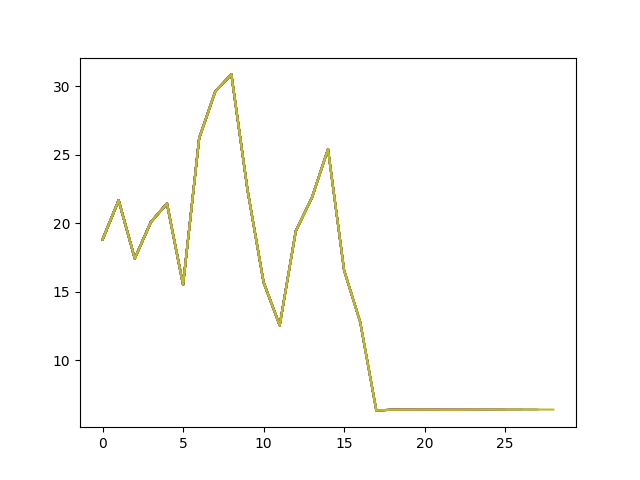

Write Python code to recreate this figure.
"""
A simple version of Proximal Policy Optimization (PPO) using single thread.
Based on:
1. Emergence of Locomotion Behaviours in Rich Environments (Google Deepmind): [https://arxiv.org/abs/1707.02286]
2. Proximal Policy Optimization Algorithms (OpenAI): [https://arxiv.org/abs/1707.06347]
View more on my tutorial website: https://morvanzhou.github.io/tutorials
Dependencies:
tensorflow r1.2
gym 0.9.2
"""

import tensorflow as tf
import numpy as np
import matplotlib.pyplot as plt
import gym
from env import Reacher
from copy import copy
ITR=40  # number of tasks
EP_MAX = 200  # for single task
EP_LEN = 20
GAMMA = 0.9
A_LR = 1e-4
C_LR = 2e-4
BATCH = 64
A_UPDATE_STEPS = 10
C_UPDATE_STEPS = 10
S_DIM, A_DIM = 10,3
METHOD = [
    dict(name='kl_pen', kl_target=0.01, lam=0.5),   # KL penalty
    dict(name='clip', epsilon=0.2),                 # Clipped surrogate objective, find this is better
][0]        # choose the method for optimization


class PPO(object):

    def __init__(self):
        self.sess = tf.Session()
        self.tfs = tf.placeholder(tf.float32, [None, S_DIM], 'state')

        # critic
        with tf.variable_scope('critic'):
            l1 = tf.layers.dense(self.tfs, 100, tf.nn.relu)
            self.v = tf.layers.dense(l1, 1)
            self.tfdc_r = tf.placeholder(tf.float32, [None, 1], 'discounted_r')
            self.advantage = self.tfdc_r - self.v
            self.closs = tf.reduce_mean(tf.square(self.advantage))
            self.ctrain_op = tf.train.AdamOptimizer(C_LR).minimize(self.closs)
        self.critic_params = tf.get_collection(tf.GraphKeys.GLOBAL_VARIABLES, scope='critic')

        # actor
        self.pi, self.pi_params = self._build_anet('pi', trainable=True)
        oldpi, oldpi_params = self._build_anet('oldpi', trainable=False)
        with tf.variable_scope('sample_action'):
            self.sample_op = tf.squeeze(self.pi.sample(1), axis=0)       # choosing action
        with tf.variable_scope('update_oldpi'):
            self.update_oldpi_op = [oldp.assign(p) for p, oldp in zip(self.pi_params, oldpi_params)]


        self.tfa = tf.placeholder(tf.float32, [None, A_DIM], 'action')
        self.tfadv = tf.placeholder(tf.float32, [None, 1], 'advantage')
        with tf.variable_scope('loss'):
            with tf.variable_scope('surrogate'):
                # ratio = tf.exp(pi.log_prob(self.tfa) - oldpi.log_prob(self.tfa))
                ratio = self.pi.prob(self.tfa) / oldpi.prob(self.tfa)
                surr = ratio * self.tfadv
            if METHOD['name'] == 'kl_pen':
                self.tflam = tf.placeholder(tf.float32, None, 'lambda')
                kl = tf.distributions.kl_divergence(oldpi, self.pi)
                self.kl_mean = tf.reduce_mean(kl)
                self.aloss = -(tf.reduce_mean(surr - self.tflam * kl))
            else:   # clipping method, find this is better
                self.aloss = -tf.reduce_mean(tf.minimum(
                    surr,
                    tf.clip_by_value(ratio, 1.-METHOD['epsilon'], 1.+METHOD['epsilon'])*self.tfadv))
            # add entropy to boost exploration
            # entropy=pi.entropy()
            # self.aloss-=0.1*entropy
        with tf.variable_scope('atrain'):
            self.atrain_op = tf.train.AdamOptimizer(A_LR).minimize(self.aloss)
        self.actor_var = [v for v in tf.trainable_variables() if v.name.split('/')[0] == "pi"]
        self.critic_var= [v for v in tf.trainable_variables() if v.name.split('/')[0] == "critic"]
        
        tf.summary.FileWriter("log/", self.sess.graph)

        self.sess.run(tf.global_variables_initializer())

    def update(self, s, a, r):
        self.sess.run(self.update_oldpi_op)
        adv = self.sess.run(self.advantage, {self.tfs: s, self.tfdc_r: r})
        adv = (adv - adv.mean())/(adv.std()+1e-6)     # sometimes helpful

        # update actor
        if METHOD['name'] == 'kl_pen':
            for i in range(A_UPDATE_STEPS):
                # print('updata: ',i)
                _, kl = self.sess.run(
                    [self.atrain_op, self.kl_mean],
                    {self.tfs: s, self.tfa: a, self.tfadv: adv, self.tflam: METHOD['lam']})
                if kl > 4*METHOD['kl_target']:  # this in in google's paper
                    break
            if kl < METHOD['kl_target'] / 1.5:  # adaptive lambda, this is in OpenAI's paper
                METHOD['lam'] /= 2
            elif kl > METHOD['kl_target'] * 1.5:
                METHOD['lam'] *= 2
            METHOD['lam'] = np.clip(METHOD['lam'], 1e-4, 10)    # sometimes explode, this clipping is my solution
        else:   # clipping method, find this is better (OpenAI's paper)
            [self.sess.run(self.atrain_op, {self.tfs: s, self.tfa: a, self.tfadv: adv}) for _ in range(A_UPDATE_STEPS)]
        # print([v.name for v in self.critic_var],self.sess.run(self.critic_var))
        # update critic
        [self.sess.run(self.ctrain_op, {self.tfs: s, self.tfdc_r: r}) for _ in range(C_UPDATE_STEPS)]

    def _build_anet(self, name, trainable):
        with tf.variable_scope(name):
            l1 = tf.layers.dense(self.tfs, 100, tf.nn.relu, trainable=trainable)
            # l1 = tf.layers.batch_normalization(tf.layers.dense(self.tfs, 100, tf.nn.relu, trainable=trainable), training=True)
            '''the action mean mu is set to be scale 10 instead of 360, avoiding useless shaking and one-step to goal!'''
            mu =  10.*tf.layers.dense(l1, A_DIM, tf.nn.tanh, trainable=trainable)
            sigma = tf.layers.dense(l1, A_DIM, tf.nn.softplus, trainable=trainable) # softplus to make it positive
            # in case that sigma is 0
            sigma +=1e-4
            self.mu=mu
            self.sigma=sigma
            norm_dist = tf.distributions.Normal(loc=mu, scale=sigma)

        params = tf.get_collection(tf.GraphKeys.GLOBAL_VARIABLES, scope=name)
        return norm_dist, params

    def choose_action(self, s):
        s = s[np.newaxis, :]
        a ,mu, sigma= self.sess.run([self.sample_op, self.mu, self.sigma], {self.tfs: s})
        # print('s: ',s)
        # print('a: ', a)
        # print('mu, sigma: ', mu,sigma)
        return np.clip(a[0], -360, 360)

    def get_v(self, s):
        if s.ndim < 2: s = s[np.newaxis, :]
        return self.sess.run(self.v, {self.tfs: s})[0, 0]
    def save_model(self, ):
        self.actor_weights=self.sess.run(self.actor_var)
        self.critic_weights=self.sess.run(self.critic_var)
        return self.actor_weights, self.critic_weights
    # def value(self, ):
    #     return self.sess.run(self.actor_weights_before)[-1]
    def meta_update(self, stepsize, a_be, a_af, c_be, c_af):
        ''' actor meta update '''
        new_actor_weights=stepsize*np.array(a_af)+(1-stepsize)*np.array(a_be)
        
        with tf.variable_scope('pi'):
            self.meta_update_pi = [pi.assign(new) for pi, new in zip(self.pi_params, new_actor_weights)]
        # print(new_actor_weights[-1])
        # print(self.sess.run(self.meta_update_pi)[-1])

        self.sess.run(self.update_oldpi_op)

        ''' critic meta update '''
        new_critic_weights=stepsize*np.array(c_af)+(1-stepsize)*np.array(c_be)
        with tf.variable_scope('critic'):
            self.meta_update_critic = [cri.assign(new) for cri, new in zip(self.critic_params, new_critic_weights)]
        # print(new_critic_weights[-1])
        # print(self.sess.run(self.meta_update_critic)[-1])
        # print(self.sess.run(self.critic_var[-1]))
    
    def restore_model(self, a_te, c_te):
        # restore the actor
        with tf.variable_scope('pi'):
            self.restore_pi = [pi.assign(te) for pi, te in zip(self.pi_params, np.array(a_te))]
        self.sess.run(self.restore_pi)

        self.sess.run(self.update_oldpi_op)

        # restore the critic

        with tf.variable_scope('critic'):
            self.restore_critic =[cri.assign(te) for cri, te in zip(self.critic_params, np.array(c_te))]
        self.sess.run(self.restore_critic)



    


def sample_task():
    range_pose=0.3
    target_pose=np.random.rand(2)*range_pose + [0.5, 0.5]
    screen_size=1000
    target_pose=target_pose*screen_size

    
    env=Reacher(target_pos=target_pose, render=True)
    return env, target_pose



# env=Reacher(render=True)
ppo = PPO()
stepsize0=0.1
test_env, t=sample_task()
itr_test_rewards=[]
for itr in range (ITR):
    env, target_position =sample_task()
    print('Task {}: target position {}'.format(itr+1, target_position))
    actor_weights_before, critic_weights_before= ppo.save_model()
    all_ep_r = []
    for ep in range(EP_MAX):
        # print(actor_weights_before[-1])
        s = env.reset()
        s=s/100. # scale the inputs
        buffer_s, buffer_a, buffer_r = [], [], []
        ep_r = 0
        for t in range(EP_LEN):    # in one episode
            # env.render()
            a = ppo.choose_action(s)
            s_, r, done = env.step(a)
            s_=s_/100.
            buffer_s.append(s)
            buffer_a.append(a)
            # print('r, norm_r: ', r, (r+8)/8)
            '''the normalization makes reacher's reward almost same and not work'''
            # buffer_r.append((r+8)/8)    # normalize reward, find to be useful
            buffer_r.append(r)
            s = s_
            ep_r += r

            # update ppo
            if (t+1) % BATCH == 0 or t == EP_LEN-1:
                v_s_ = ppo.get_v(s_)
                discounted_r = []
                for r in buffer_r[::-1]:
                    v_s_ = r + GAMMA * v_s_
                    discounted_r.append(v_s_)
                discounted_r.reverse()

                bs, ba, br = np.vstack(buffer_s), np.vstack(buffer_a), np.array(discounted_r)[:, np.newaxis]
                buffer_s, buffer_a, buffer_r = [], [], []
                ppo.update(bs, ba, br)
        if ep == 0: all_ep_r.append(ep_r)
        else: all_ep_r.append(all_ep_r[-1]*0.9 + ep_r*0.1)
        print(
            'Ep: %i' % ep,
            "|Ep_r: %i" % ep_r,
            ("|Lam: %.4f" % METHOD['lam']) if METHOD['name'] == 'kl_pen' else '',
        )
        # if ep % 500==0:
        #     plt.plot(np.arange(len(all_ep_r)), all_ep_r)
        #     plt.xlabel('Episode');plt.ylabel('Moving averaged episode reward');plt.savefig('./ppo_reptile.png')
    
    
    actor_weights_after, critic_weights_after= ppo.save_model()
    # print(actor_weights_after[-1])
    stepsize=stepsize0*(1-itr/ITR)
    '''
    w' = w_before + (w_after-w_before) * stepsize ->
    w' = stepsize * w_after + (1-stepsize) * w_before
    '''
    ppo.meta_update(stepsize, actor_weights_before, actor_weights_after, critic_weights_before, critic_weights_after)



    # test 1 episode on test_env
    actor_weights_test, critic_weights_test= ppo.save_model()
    all_ep_r = []
    print('-------------- TEST --------------- ')
    for ep in range(EP_MAX):
        s = test_env.reset()
        s=s/100. # scale the inputs
        buffer_s, buffer_a, buffer_r = [], [], []
        ep_r = 0
        for t in range(EP_LEN):    # in one episode
            a = ppo.choose_action(s)
            s_, r, done = test_env.step(a)
            s_=s_/100.
            buffer_s.append(s)
            buffer_a.append(a)
            # print('r, norm_r: ', r, (r+8)/8)
            '''the normalization makes reacher's reward almost same and not work'''
            # buffer_r.append((r+8)/8)    # normalize reward, find to be useful
            buffer_r.append(r)
            s = s_
            ep_r += r

            # update ppo
            if (t+1) % BATCH == 0 or t == EP_LEN-1:
                v_s_ = ppo.get_v(s_)
                discounted_r = []
                for r in buffer_r[::-1]:
                    v_s_ = r + GAMMA * v_s_
                    discounted_r.append(v_s_)
                discounted_r.reverse()

                bs, ba, br = np.vstack(buffer_s), np.vstack(buffer_a), np.array(discounted_r)[:, np.newaxis]
                buffer_s, buffer_a, buffer_r = [], [], []
                ppo.update(bs, ba, br)
        all_ep_r.append(ep_r)
        # if ep == 0: all_ep_r.append(ep_r)
        # else: all_ep_r.append(all_ep_r[-1]*0.9 + ep_r*0.1)
        # print(
        #     'Ep: %i' % ep,
        #     "|Ep_r: %i" % ep_r,
        #     ("|Lam: %.4f" % METHOD['lam']) if METHOD['name'] == 'kl_pen' else '',
        # )
        # if ep % 500==0:
        #     plt.plot(np.arange(len(all_ep_r)), all_ep_r)
        #     plt.xlabel('Episode');plt.ylabel('Moving averaged episode reward');plt.savefig('./ppo_reptile.png')
    # restore before test
    ppo.restore_model(actor_weights_test, critic_weights_test)
    itr_test_rewards.append(np.average(np.array(all_ep_r)))
    plt.plot(np.arange(len(itr_test_rewards)), itr_test_rewards)
    plt.savefig('./ppo_reptile.png')
